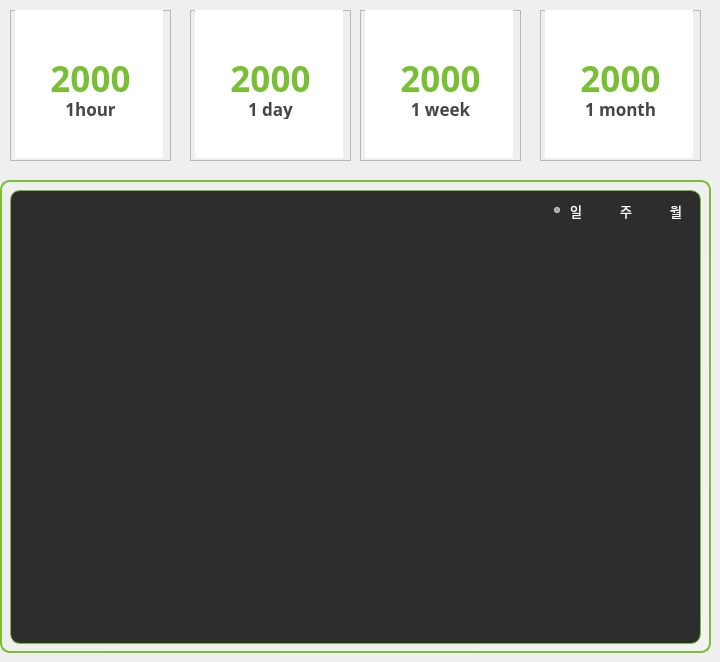
    <widget class="QWidget" name="page">
     <widget class="QFrame" name="frame_4">
      <property name="geometry">
       <rect>
        <x>10</x>
        <y>10</y>
        <width>161</width>
        <height>151</height>
       </rect>
      </property>
      <property name="frameShape">
       <enum>QFrame::StyledPanel</enum>
      </property>
      <property name="frameShadow">
       <enum>QFrame::Raised</enum>
      </property>
      <widget class="QGraphicsView" name="graphicsView_13">
       <property name="geometry">
        <rect>
         <x>5</x>
         <y>0</y>
         <width>148</width>
         <height>148</height>
        </rect>
       </property>
       <property name="styleSheet">
        <string notr="true">background:url(:/img/resources/green_o_big.png);
border:transparent</string>
       </property>
      </widget>
      <widget class="QLabel" name="elec_1h">
       <property name="geometry">
        <rect>
         <x>40</x>
         <y>53</y>
         <width>81</width>
         <height>31</height>
        </rect>
       </property>
       <property name="font">
        <font>
         <family>나눔스퀘어 Bold</family>
         <pointsize>26</pointsize>
         <weight>75</weight>
         <bold>true</bold>
        </font>
       </property>
       <property name="styleSheet">
        <string notr="true">background:transparent;
color : rgb(121,191,53);
background:transparent</string>
       </property>
       <property name="text">
        <string>2000</string>
       </property>
       <property name="alignment">
        <set>Qt::AlignCenter</set>
       </property>
      </widget>
      <widget class="QLabel" name="label_32">
       <property name="geometry">
        <rect>
         <x>55</x>
         <y>88</y>
         <width>51</width>
         <height>21</height>
        </rect>
       </property>
       <property name="font">
        <font>
         <family>나눔스퀘어 Bold</family>
         <pointsize>13</pointsize>
         <weight>75</weight>
         <bold>true</bold>
        </font>
       </property>
       <property name="styleSheet">
        <string notr="true">background:transparent;
color:rgb(70,70,70)</string>
       </property>
       <property name="text">
        <string>1hour</string>
       </property>
       <property name="alignment">
        <set>Qt::AlignCenter</set>
       </property>
      </widget>
     </widget>
     <widget class="QFrame" name="frame_5">
      <property name="geometry">
       <rect>
        <x>190</x>
        <y>10</y>
        <width>161</width>
        <height>151</height>
       </rect>
      </property>
      <property name="frameShape">
       <enum>QFrame::StyledPanel</enum>
      </property>
      <property name="frameShadow">
       <enum>QFrame::Raised</enum>
      </property>
      <widget class="QGraphicsView" name="graphicsView_14">
       <property name="geometry">
        <rect>
         <x>5</x>
         <y>0</y>
         <width>148</width>
         <height>148</height>
        </rect>
       </property>
       <property name="styleSheet">
        <string notr="true">background:url(:/img/resources/green_o_big.png);
border:transparent</string>
       </property>
      </widget>
      <widget class="QLabel" name="elec_1d">
       <property name="geometry">
        <rect>
         <x>40</x>
         <y>53</y>
         <width>81</width>
         <height>31</height>
        </rect>
       </property>
       <property name="font">
        <font>
         <family>나눔스퀘어 Bold</family>
         <pointsize>26</pointsize>
         <weight>75</weight>
         <bold>true</bold>
        </font>
       </property>
       <property name="styleSheet">
        <string notr="true">background:transparent;
color : rgb(121,191,53);
background:transparent</string>
       </property>
       <property name="text">
        <string>2000</string>
       </property>
       <property name="alignment">
        <set>Qt::AlignCenter</set>
       </property>
      </widget>
      <widget class="QLabel" name="label_33">
       <property name="geometry">
        <rect>
         <x>50</x>
         <y>88</y>
         <width>61</width>
         <height>21</height>
        </rect>
       </property>
       <property name="font">
        <font>
         <family>나눔스퀘어 Bold</family>
         <pointsize>13</pointsize>
         <weight>75</weight>
         <bold>true</bold>
        </font>
       </property>
       <property name="styleSheet">
        <string notr="true">background:transparent;
color:rgb(70,70,70)</string>
       </property>
       <property name="text">
        <string>1 day</string>
       </property>
       <property name="alignment">
        <set>Qt::AlignCenter</set>
       </property>
      </widget>
     </widget>
     <widget class="QFrame" name="frame_6">
      <property name="geometry">
       <rect>
        <x>360</x>
        <y>10</y>
        <width>161</width>
        <height>151</height>
       </rect>
      </property>
      <property name="frameShape">
       <enum>QFrame::StyledPanel</enum>
      </property>
      <property name="frameShadow">
       <enum>QFrame::Raised</enum>
      </property>
      <widget class="QGraphicsView" name="graphicsView_15">
       <property name="geometry">
        <rect>
         <x>5</x>
         <y>0</y>
         <width>148</width>
         <height>148</height>
        </rect>
       </property>
       <property name="styleSheet">
        <string notr="true">background:url(:/img/resources/green_o_big.png);
border:transparent</string>
       </property>
      </widget>
      <widget class="QLabel" name="elec_1w">
       <property name="geometry">
        <rect>
         <x>40</x>
         <y>53</y>
         <width>81</width>
         <height>31</height>
        </rect>
       </property>
       <property name="font">
        <font>
         <family>나눔스퀘어 Bold</family>
         <pointsize>26</pointsize>
         <weight>75</weight>
         <bold>true</bold>
        </font>
       </property>
       <property name="styleSheet">
        <string notr="true">background:transparent;
color : rgb(121,191,53);
background:transparent</string>
       </property>
       <property name="text">
        <string>2000</string>
       </property>
       <property name="alignment">
        <set>Qt::AlignCenter</set>
       </property>
      </widget>
      <widget class="QLabel" name="label_34">
       <property name="geometry">
        <rect>
         <x>50</x>
         <y>88</y>
         <width>61</width>
         <height>21</height>
        </rect>
       </property>
       <property name="font">
        <font>
         <family>나눔스퀘어 Bold</family>
         <pointsize>13</pointsize>
         <weight>75</weight>
         <bold>true</bold>
        </font>
       </property>
       <property name="styleSheet">
        <string notr="true">background:transparent;
color:rgb(70,70,70)</string>
       </property>
       <property name="text">
        <string>1 week</string>
       </property>
       <property name="alignment">
        <set>Qt::AlignCenter</set>
       </property>
      </widget>
     </widget>
     <widget class="QFrame" name="frame_7">
      <property name="geometry">
       <rect>
        <x>540</x>
        <y>10</y>
        <width>161</width>
        <height>151</height>
       </rect>
      </property>
      <property name="frameShape">
       <enum>QFrame::StyledPanel</enum>
      </property>
      <property name="frameShadow">
       <enum>QFrame::Raised</enum>
      </property>
      <widget class="QGraphicsView" name="graphicsView_16">
       <property name="geometry">
        <rect>
         <x>5</x>
         <y>0</y>
         <width>148</width>
         <height>148</height>
        </rect>
       </property>
       <property name="styleSheet">
        <string notr="true">background:url(:/img/resources/green_o_big.png);
border:transparent</string>
       </property>
      </widget>
      <widget class="QLabel" name="elec_1m">
       <property name="geometry">
        <rect>
         <x>40</x>
         <y>53</y>
         <width>81</width>
         <height>31</height>
        </rect>
       </property>
       <property name="font">
        <font>
         <family>나눔스퀘어 Bold</family>
         <pointsize>26</pointsize>
         <weight>75</weight>
         <bold>true</bold>
        </font>
       </property>
       <property name="styleSheet">
        <string notr="true">background:transparent;
color : rgb(121,191,53);
background:transparent</string>
       </property>
       <property name="text">
        <string>2000</string>
       </property>
       <property name="alignment">
        <set>Qt::AlignCenter</set>
       </property>
      </widget>
      <widget class="QLabel" name="label_40">
       <property name="geometry">
        <rect>
         <x>45</x>
         <y>88</y>
         <width>71</width>
         <height>21</height>
        </rect>
       </property>
       <property name="font">
        <font>
         <family>나눔스퀘어 Bold</family>
         <pointsize>13</pointsize>
         <weight>75</weight>
         <bold>true</bold>
        </font>
       </property>
       <property name="styleSheet">
        <string notr="true">background:transparent;
color:rgb(70,70,70)</string>
       </property>
       <property name="text">
        <string>1 month</string>
       </property>
       <property name="alignment">
        <set>Qt::AlignCenter</set>
       </property>
      </widget>
     </widget>
     <widget class="QFrame" name="frame_19">
      <property name="geometry">
       <rect>
        <x>0</x>
        <y>180</y>
        <width>711</width>
        <height>473</height>
       </rect>
      </property>
      <property name="styleSheet">
       <string notr="true">background-color:qlineargradient(spread:pad, x1:0.5, y1:0.5, x2:1, y2:1, stop:0 rgba(255, 255, 255, 0), stop:1 rgba(255, 255, 255, 60));
border : 2px solid rgb(121,191,53);
border-radius:10px</string>
      </property>
      <property name="frameShape">
       <enum>QFrame::StyledPanel</enum>
      </property>
      <property name="frameShadow">
       <enum>QFrame::Raised</enum>
      </property>
      <widget class="GraphicsLayoutWidget" name="elec_view">
       <property name="geometry">
        <rect>
         <x>10</x>
         <y>10</y>
         <width>691</width>
         <height>454</height>
        </rect>
       </property>
       <property name="styleSheet">
        <string notr="true">background-color:rgb(45,45,45);
border : 1px solid rgb(121,191,53);
border-radius:10px</string>
       </property>
      </widget>
      <widget class="QGroupBox" name="groupBox_4">
       <property name="geometry">
        <rect>
         <x>550</x>
         <y>15</y>
         <width>161</width>
         <height>31</height>
        </rect>
       </property>
       <property name="styleSheet">
        <string notr="true">border:transparent;
background:transparent</string>
       </property>
       <property name="title">
        <string/>
       </property>
       <widget class="QRadioButton" name="elec_week">
        <property name="geometry">
         <rect>
          <x>50</x>
          <y>0</y>
          <width>41</width>
          <height>31</height>
         </rect>
        </property>
        <property name="font">
         <font>
          <family>맑은 고딕</family>
          <pointsize>10</pointsize>
         </font>
        </property>
        <property name="styleSheet">
         <string notr="true">color:white;
background-color:transparent;</string>
        </property>
        <property name="text">
         <string>주</string>
        </property>
       </widget>
       <widget class="QRadioButton" name="elec_month">
        <property name="geometry">
         <rect>
          <x>100</x>
          <y>0</y>
          <width>41</width>
          <height>31</height>
         </rect>
        </property>
        <property name="font">
         <font>
          <family>맑은 고딕</family>
          <pointsize>10</pointsize>
         </font>
        </property>
        <property name="styleSheet">
         <string notr="true">color:white;
background-color:transparent;</string>
        </property>
        <property name="text">
         <string>월</string>
        </property>
       </widget>
       <widget class="QRadioButton" name="elec_day">
        <property name="geometry">
         <rect>
          <x>0</x>
          <y>0</y>
          <width>41</width>
          <height>31</height>
         </rect>
        </property>
        <property name="font">
         <font>
          <family>맑은 고딕</family>
          <pointsize>10</pointsize>
         </font>
        </property>
        <property name="styleSheet">
         <string notr="true">color:white;
background-color:transparent;</string>
        </property>
        <property name="text">
         <string>일</string>
        </property>
        <property name="checked">
         <bool>true</bool>
        </property>
       </widget>
      </widget>
     </widget>
     <zorder>frame_19</zorder>
     <zorder>frame_4</zorder>
     <zorder>frame_5</zorder>
     <zorder>frame_6</zorder>
     <zorder>frame_7</zorder>
    </widget>
